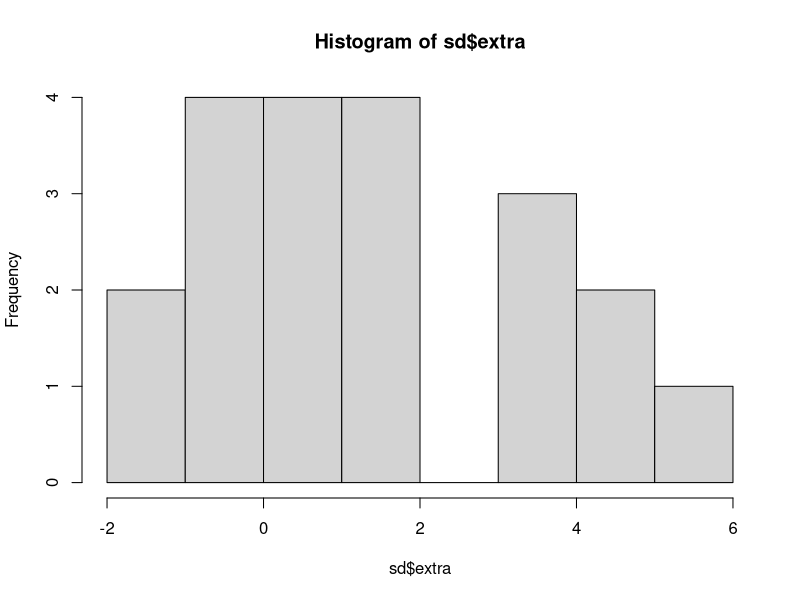
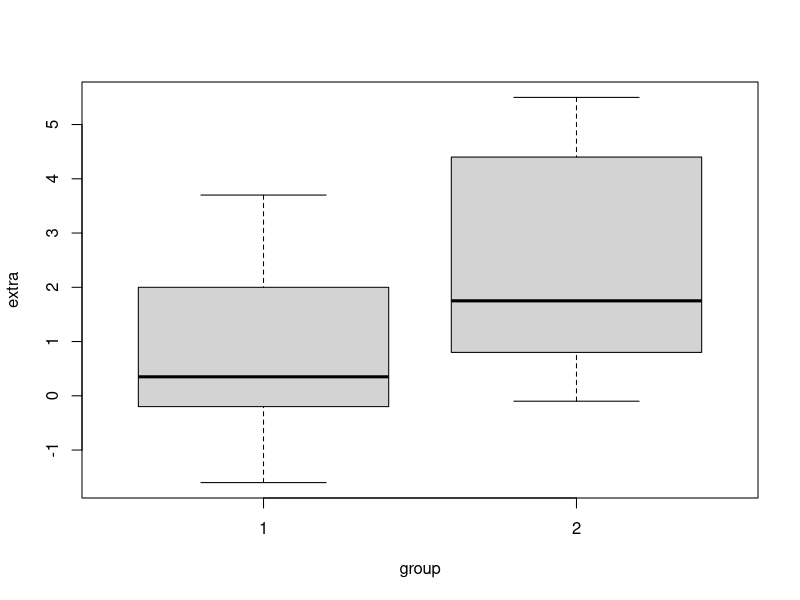

These charts were generated, in order, by the following R code:
#!/usr/bin/env Rscript
# LOAD DATA & SELECT VARIABLES
library("datasets")
# Load the datasets package.
sleep[1:5, ]
# Show the first 5 cases.
# Save just the first two variables.
sd <- sleep[, 1:2]
sd[1:5, ]
# Show the first 5 cases.
# GRAPHICAL CHECKS
hist(sd$extra)
# Histogram of extra sleep.
# Boxplots by group.
boxplot(extra ~ group, data = sd)
# TWO-SAMPLE T-TEST WITH DEFAULTS
t.test(extra ~ group, data = sd)

# TWO-SAMPLE T-TEST WITH OPTIONS
t.test(extra ~ group, # Same: Specifies variables.
  data = sd, # Same: Specifies data set.
  alternative = "less", # One-tailed test.
  conf.level = 0.80
) # 80% CI (vs. 95%)

# SIMULATED DATA IN TWO VARIABLES
x <- rnorm(30, mean = 20, sd = 5)
y <- rnorm(30, mean = 24, sd = 6)
t.test(x, y)

# CLEAN UP
# Unloads data sets package.
detach("package:datasets", unload = TRUE)
# Remove all objects from workspace.
rm(list = ls())
